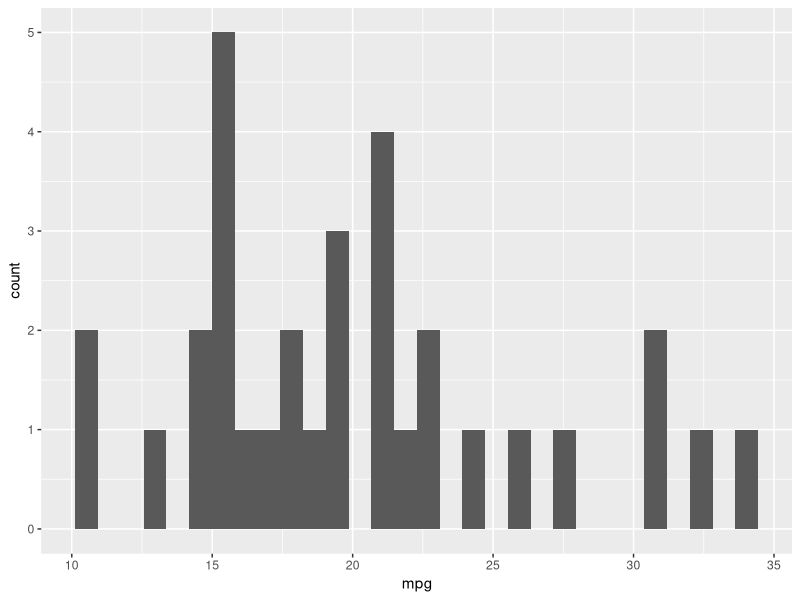
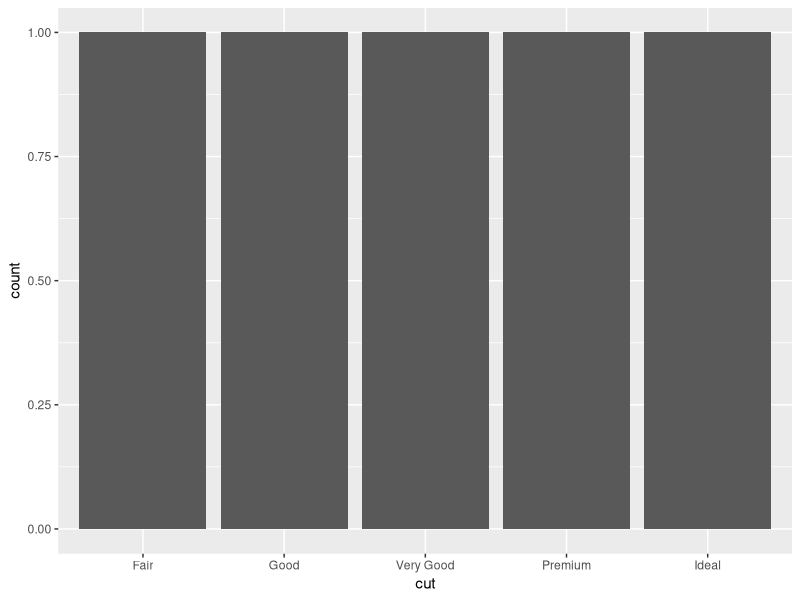
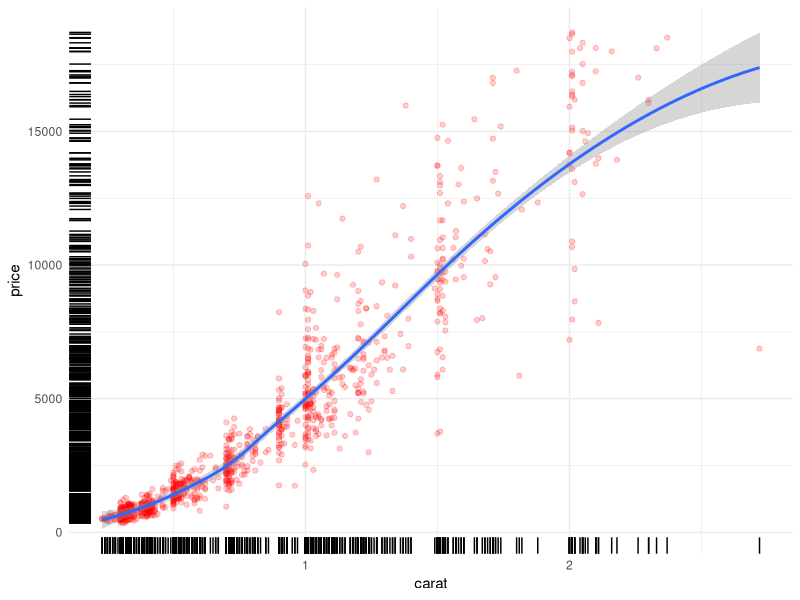
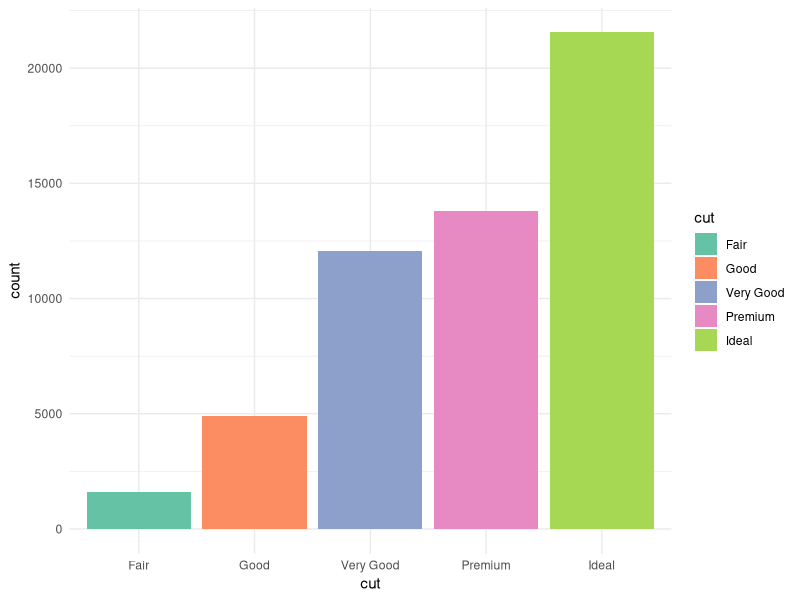
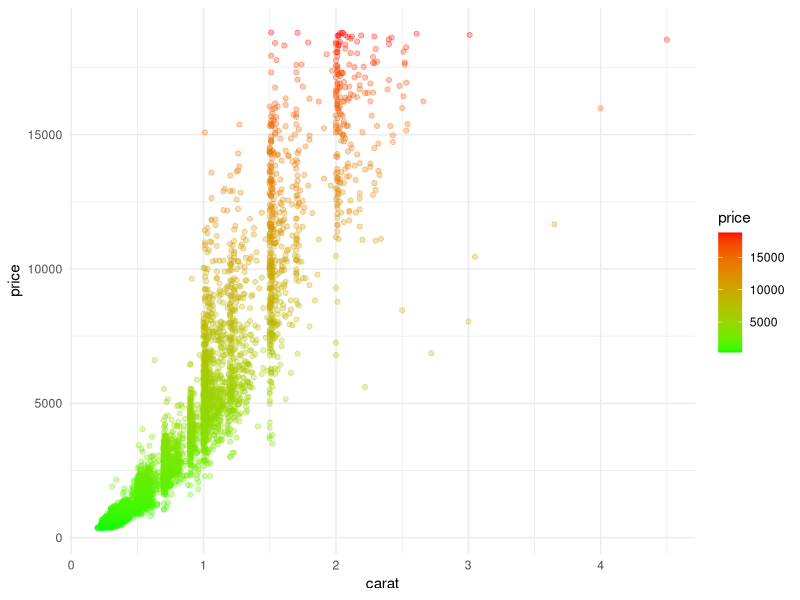
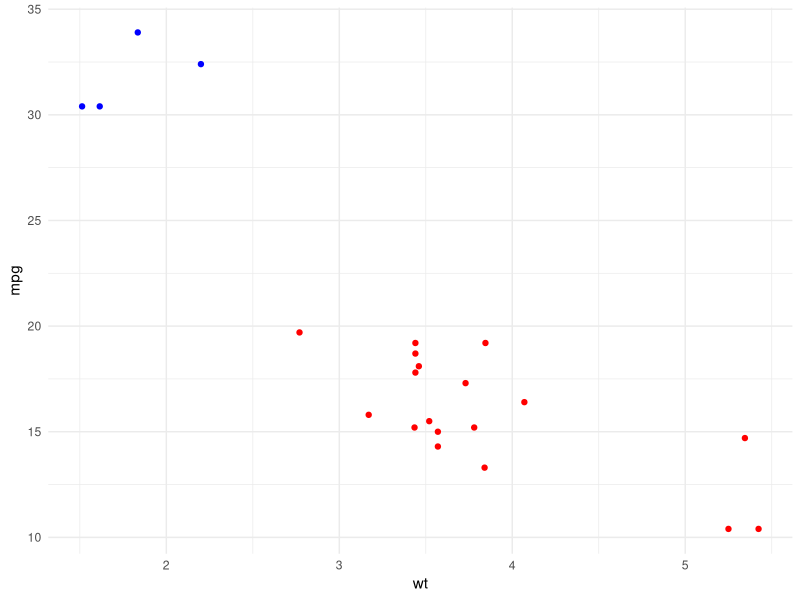
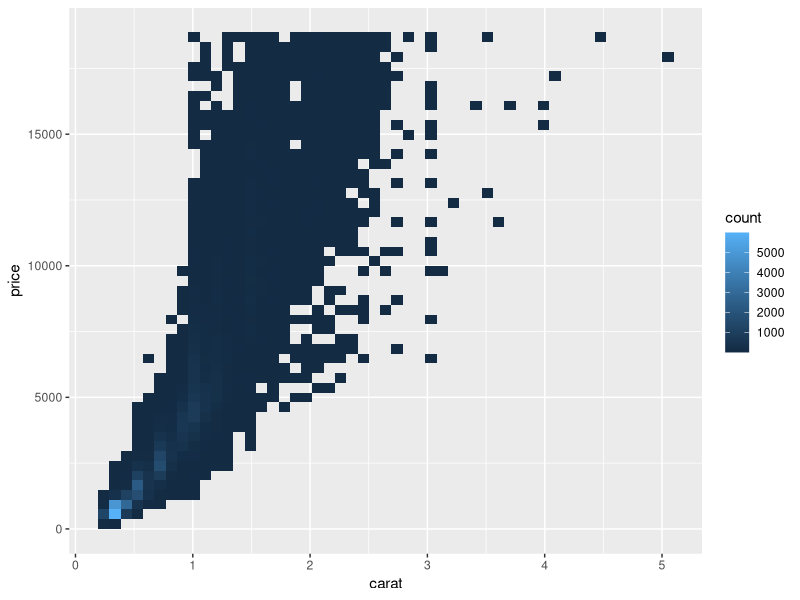
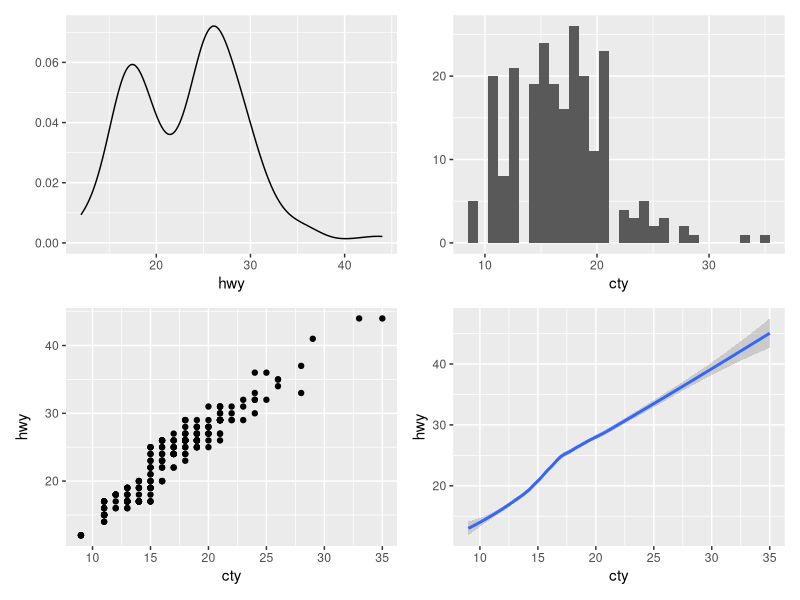

These charts were generated, in order, by the following R code:
library(tidyverse)

# histogram
ggplot(mtcars, aes(x = mpg)) +
  geom_histogram()

# diamonds dataset
diamonds %>%
  count(cut) %>%
  ggplot(data = ., mapping = aes(x = cut)) +
  geom_bar()

# scatter + smooth
base <- ggplot(diamonds %>% 
                 sample_n(1000) %>% 
                 filter(carat <= 2.8),
                aes(x = carat, y = price))

base + 
  theme_minimal() +
  geom_point(alpha = 0.2, color = "red") +
  geom_smooth(method = "loess", se = TRUE) +
  geom_rug()

# add color each cut
ggplot(diamonds, aes(cut, fill = cut)) +
  geom_bar() +
  theme_minimal() +
  scale_fill_brewer(palette = "Set2")

# scatter with gradient 
ggplot(diamonds %>% 
         sample_frac(0.1),aes(carat, price, color = price)) +
  geom_point(alpha = 0.3) +
  theme_minimal() +
  scale_color_gradient(low = "green", high = "red")

# compare by mpg
m1 <- mtcars %>% filter(mpg > 30)
m2 <- mtcars %>% filter(mpg <= 20)

ggplot() +
  theme_minimal() +
  geom_point(data = m1, aes(wt, mpg), color = "blue") +
  geom_point(data = m2, aes(wt, mpg), color = "red")

# bins 
ggplot(diamonds, aes(carat, price)) +
  geom_bin2d(bins = 50)

# multiple charts
install.packages("patchwork")
library(patchwork)
p1 <- qplot(hwy, data = mpg, geom = "density")
p2 <- qplot(cty, data = mpg, geom = "histogram")
p3 <- qplot(cty, hwy, data = mpg, geom = "point")
p4 <- qplot(cty, hwy, data = mpg, geom = "smooth")

p1 + p2 + p3 + p4

(p1 + p2 + p3) / p4
